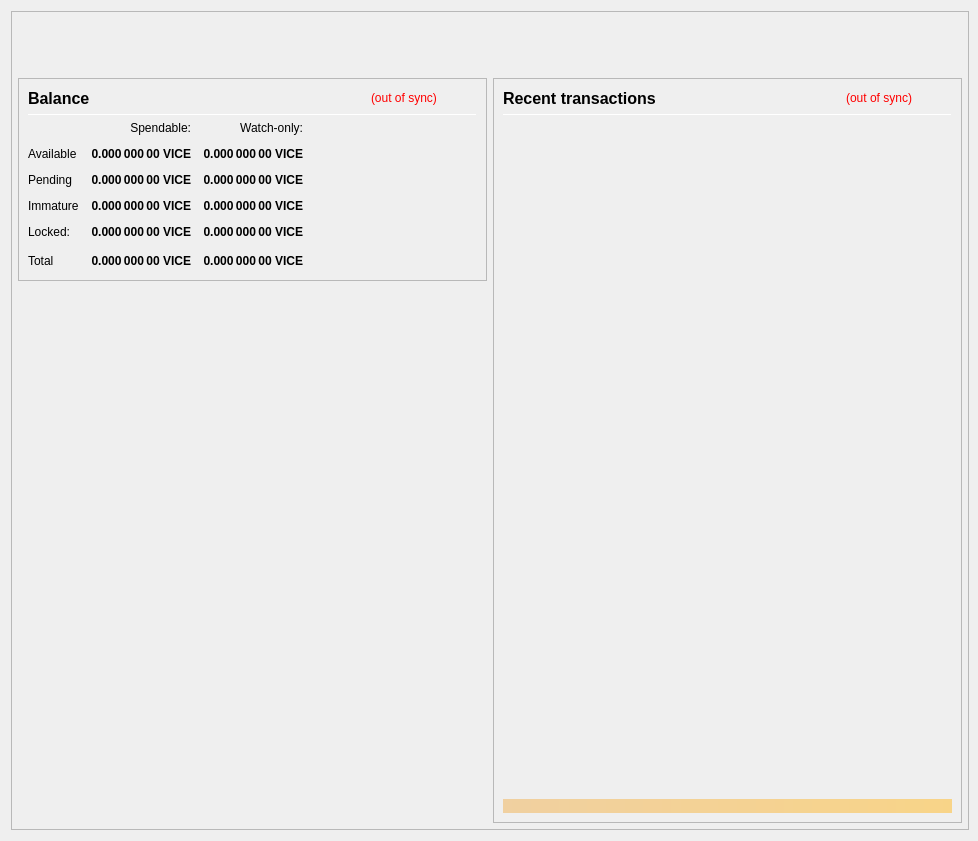
<?xml version="1.0" encoding="UTF-8"?>
<ui version="4.0">
 <class>OverviewPage</class>
 <widget class="QWidget" name="OverviewPage">
  <property name="geometry">
   <rect>
    <x>0</x>
    <y>0</y>
    <width>978</width>
    <height>841</height>
   </rect>
  </property>
  <property name="minimumSize">
   <size>
    <width>960</width>
    <height>682</height>
   </size>
  </property>
  <property name="font">
   <font>
    <weight>50</weight>
    <bold>false</bold>
   </font>
  </property>
  <property name="windowTitle">
   <string>Form</string>
  </property>
  <layout class="QVBoxLayout" name="topLayout" stretch="0">
   <property name="rightMargin">
    <number>9</number>
   </property>
   <item>
    <widget class="QFrame" name="frame_BG">
     <property name="minimumSize">
      <size>
       <width>850</width>
       <height>610</height>
      </size>
     </property>
     <property name="maximumSize">
      <size>
       <width>16777215</width>
       <height>16777215</height>
      </size>
     </property>
     <property name="frameShape">
      <enum>QFrame::StyledPanel</enum>
     </property>
     <property name="frameShadow">
      <enum>QFrame::Raised</enum>
     </property>
     <layout class="QVBoxLayout" name="verticalLayout_3" stretch="0">
      <property name="leftMargin">
       <number>0</number>
      </property>
      <property name="topMargin">
       <number>0</number>
      </property>
      <property name="rightMargin">
       <number>0</number>
      </property>
      <property name="bottomMargin">
       <number>6</number>
      </property>
      <item>
       <layout class="QVBoxLayout" name="verticalLayout_Master" stretch="0,1">
        <property name="leftMargin">
         <number>0</number>
        </property>
        <property name="topMargin">
         <number>0</number>
        </property>
        <property name="rightMargin">
         <number>0</number>
        </property>
        <property name="bottomMargin">
         <number>0</number>
        </property>
        <item>
         <widget class="QFrame" name="frame_Header">
          <layout class="QVBoxLayout" name="verticalLayout_Header" stretch="0">
           <property name="leftMargin">
            <number>0</number>
           </property>
           <property name="topMargin">
            <number>0</number>
           </property>
           <property name="rightMargin">
            <number>0</number>
           </property>
           <property name="bottomMargin">
            <number>0</number>
           </property>
           <item>
            <layout class="QHBoxLayout" name="horizontalLayout_Header" stretch="1,0">
             <property name="spacing">
              <number>6</number>
             </property>
             <item>
              <spacer name="horizontalSpacer_Header">
               <property name="orientation">
                <enum>Qt::Horizontal</enum>
               </property>
               <property name="sizeHint" stdset="0">
                <size>
                 <width>40</width>
                 <height>20</height>
                </size>
               </property>
              </spacer>
             </item>
             <item>
              <widget class="QLabel" name="labelOverviewHeaderRight">
               <property name="minimumSize">
                <size>
                 <width>464</width>
                 <height>60</height>
                </size>
               </property>
               <property name="maximumSize">
                <size>
                 <width>16777215</width>
                 <height>60</height>
                </size>
               </property>
               <property name="font">
                <font>
                 <pointsize>14</pointsize>
                </font>
               </property>
               <property name="text">
                <string/>
               </property>
               <property name="alignment">
                <set>Qt::AlignRight|Qt::AlignTrailing|Qt::AlignVCenter</set>
               </property>
              </widget>
             </item>
            </layout>
           </item>
          </layout>
         </widget>
        </item>
        <item>
         <widget class="QFrame" name="frame_Content">
          <layout class="QVBoxLayout" name="verticalLayout_Content">
           <property name="leftMargin">
            <number>6</number>
           </property>
           <property name="topMargin">
            <number>0</number>
           </property>
           <property name="rightMargin">
            <number>6</number>
           </property>
           <property name="bottomMargin">
            <number>0</number>
           </property>
           <item>
            <layout class="QHBoxLayout" name="horizontalLayout_Content" stretch="1,1">
             <property name="spacing">
              <number>6</number>
             </property>
             <item>
              <layout class="QVBoxLayout" name="verticalLayout_left" stretch="0,0">
               <item>
                <widget class="QFrame" name="frameBalances">
                 <property name="frameShape">
                  <enum>QFrame::StyledPanel</enum>
                 </property>
                 <property name="frameShadow">
                  <enum>QFrame::Raised</enum>
                 </property>
                 <layout class="QVBoxLayout" name="verticalLayout_4">
                  <item>
                   <layout class="QHBoxLayout" name="hlBalancesHeader" stretch="2,0,0">
                    <property name="spacing">
                     <number>6</number>
                    </property>
                    <item>
                     <widget class="QLabel" name="labelBalances">
                      <property name="minimumSize">
                       <size>
                        <width>0</width>
                        <height>0</height>
                       </size>
                      </property>
                      <property name="font">
                       <font>
                        <pointsize>12</pointsize>
                        <weight>75</weight>
                        <bold>true</bold>
                       </font>
                      </property>
                      <property name="text">
                       <string>Balance</string>
                      </property>
                     </widget>
                    </item>
                    <item>
                     <widget class="QLabel" name="labelWalletStatus">
                      <property name="cursor">
                       <cursorShape>WhatsThisCursor</cursorShape>
                      </property>
                      <property name="toolTip">
                       <string>The displayed information may be out of date. Your wallet automatically synchronizes with the Vice network after a connection is established, but this process has not completed yet.</string>
                      </property>
                      <property name="styleSheet">
                       <string notr="true">QLabel { color: red; }</string>
                      </property>
                      <property name="text">
                       <string notr="true">(out of sync)</string>
                      </property>
                      <property name="alignment">
                       <set>Qt::AlignLeading|Qt::AlignLeft|Qt::AlignVCenter</set>
                      </property>
                     </widget>
                    </item>
                    <item>
                     <spacer name="hsBalancesHeader">
                      <property name="orientation">
                       <enum>Qt::Horizontal</enum>
                      </property>
                      <property name="sizeHint" stdset="0">
                       <size>
                        <width>40</width>
                        <height>20</height>
                       </size>
                      </property>
                     </spacer>
                    </item>
                   </layout>
                  </item>
                  <item>
                   <widget class="Line" name="lineBalances">
                    <property name="minimumSize">
                     <size>
                      <width>0</width>
                      <height>1</height>
                     </size>
                    </property>
                    <property name="maximumSize">
                     <size>
                      <width>16777215</width>
                      <height>1</height>
                     </size>
                    </property>
                    <property name="orientation">
                     <enum>Qt::Horizontal</enum>
                    </property>
                   </widget>
                  </item>
                  <item>
                   <layout class="QGridLayout" name="gridLayout">
                    <property name="spacing">
                     <number>12</number>
                    </property>
                    <item row="0" column="1">
                     <widget class="QLabel" name="labelSpendable">
                      <property name="text">
                       <string>Spendable:</string>
                      </property>
                      <property name="alignment">
                       <set>Qt::AlignRight|Qt::AlignTrailing|Qt::AlignVCenter</set>
                      </property>
                     </widget>
                    </item>
                    <item row="0" column="2">
                     <widget class="QLabel" name="labelWatchonly">
                      <property name="text">
                       <string>Watch-only:</string>
                      </property>
                      <property name="alignment">
                       <set>Qt::AlignRight|Qt::AlignTrailing|Qt::AlignVCenter</set>
                      </property>
                     </widget>
                    </item>
                    <item row="1" column="0">
                     <widget class="QLabel" name="labelAvailableText">
                      <property name="text">
                       <string>Available</string>
                      </property>
                      <property name="textInteractionFlags">
                       <set>Qt::NoTextInteraction</set>
                      </property>
                     </widget>
                    </item>
                    <item row="1" column="1">
                     <widget class="QLabel" name="labelAvailable">
                      <property name="font">
                       <font>
                        <weight>75</weight>
                        <bold>true</bold>
                       </font>
                      </property>
                      <property name="cursor">
                       <cursorShape>ArrowCursor</cursorShape>
                      </property>
                      <property name="toolTip">
                       <string>Your current spendable balance</string>
                      </property>
                      <property name="text">
                       <string notr="true">0.000 000 00 VICE</string>
                      </property>
                      <property name="alignment">
                       <set>Qt::AlignRight|Qt::AlignTrailing|Qt::AlignVCenter</set>
                      </property>
                      <property name="textInteractionFlags">
                       <set>Qt::NoTextInteraction</set>
                      </property>
                     </widget>
                    </item>
                    <item row="1" column="2">
                     <widget class="QLabel" name="labelWatchAvailable">
                      <property name="font">
                       <font>
                        <weight>75</weight>
                        <bold>true</bold>
                       </font>
                      </property>
                      <property name="cursor">
                       <cursorShape>ArrowCursor</cursorShape>
                      </property>
                      <property name="toolTip">
                       <string>Your current balance in watch-only addresses</string>
                      </property>
                      <property name="text">
                       <string notr="true">0.000 000 00 VICE</string>
                      </property>
                      <property name="alignment">
                       <set>Qt::AlignRight|Qt::AlignTrailing|Qt::AlignVCenter</set>
                      </property>
                      <property name="textInteractionFlags">
                       <set>Qt::NoTextInteraction</set>
                      </property>
                     </widget>
                    </item>
                    <item row="2" column="0">
                     <widget class="QLabel" name="labelPendingText">
                      <property name="text">
                       <string>Pending</string>
                      </property>
                      <property name="textInteractionFlags">
                       <set>Qt::NoTextInteraction</set>
                      </property>
                     </widget>
                    </item>
                    <item row="2" column="1">
                     <widget class="QLabel" name="labelPending">
                      <property name="font">
                       <font>
                        <weight>75</weight>
                        <bold>true</bold>
                       </font>
                      </property>
                      <property name="cursor">
                       <cursorShape>ArrowCursor</cursorShape>
                      </property>
                      <property name="toolTip">
                       <string>Total of transactions that have yet to be confirmed, and do not yet count toward the spendable balance</string>
                      </property>
                      <property name="text">
                       <string notr="true">0.000 000 00 VICE</string>
                      </property>
                      <property name="alignment">
                       <set>Qt::AlignRight|Qt::AlignTrailing|Qt::AlignVCenter</set>
                      </property>
                      <property name="textInteractionFlags">
                       <set>Qt::NoTextInteraction</set>
                      </property>
                     </widget>
                    </item>
                    <item row="2" column="2">
                     <widget class="QLabel" name="labelWatchPending">
                      <property name="font">
                       <font>
                        <weight>75</weight>
                        <bold>true</bold>
                       </font>
                      </property>
                      <property name="cursor">
                       <cursorShape>ArrowCursor</cursorShape>
                      </property>
                      <property name="toolTip">
                       <string>Unconfirmed transactions to watch-only addresses</string>
                      </property>
                      <property name="text">
                       <string notr="true">0.000 000 00 VICE</string>
                      </property>
                      <property name="alignment">
                       <set>Qt::AlignRight|Qt::AlignTrailing|Qt::AlignVCenter</set>
                      </property>
                      <property name="textInteractionFlags">
                       <set>Qt::NoTextInteraction</set>
                      </property>
                     </widget>
                    </item>
                    <item row="3" column="0">
                     <widget class="QLabel" name="labelImmatureText">
                      <property name="text">
                       <string>Immature</string>
                      </property>
                      <property name="textInteractionFlags">
                       <set>Qt::NoTextInteraction</set>
                      </property>
                     </widget>
                    </item>
                    <item row="3" column="1">
                     <widget class="QLabel" name="labelImmature">
                      <property name="font">
                       <font>
                        <weight>75</weight>
                        <bold>true</bold>
                       </font>
                      </property>
                      <property name="cursor">
                       <cursorShape>ArrowCursor</cursorShape>
                      </property>
                      <property name="toolTip">
                       <string>Staked or masternode rewards that has not yet matured</string>
                      </property>
                      <property name="text">
                       <string notr="true">0.000 000 00 VICE</string>
                      </property>
                      <property name="alignment">
                       <set>Qt::AlignRight|Qt::AlignTrailing|Qt::AlignVCenter</set>
                      </property>
                      <property name="textInteractionFlags">
                       <set>Qt::NoTextInteraction</set>
                      </property>
                     </widget>
                    </item>
                    <item row="3" column="2">
                     <widget class="QLabel" name="labelWatchImmature">
                      <property name="font">
                       <font>
                        <weight>75</weight>
                        <bold>true</bold>
                       </font>
                      </property>
                      <property name="cursor">
                       <cursorShape>ArrowCursor</cursorShape>
                      </property>
                      <property name="toolTip">
                       <string>Staked or masternode rewards in watch-only addresses that has not yet matured</string>
                      </property>
                      <property name="text">
                       <string notr="true">0.000 000 00 VICE</string>
                      </property>
                      <property name="alignment">
                       <set>Qt::AlignRight|Qt::AlignTrailing|Qt::AlignVCenter</set>
                      </property>
                      <property name="textInteractionFlags">
                       <set>Qt::NoTextInteraction</set>
                      </property>
                     </widget>
                    </item>
                    <item row="4" column="0">
                     <widget class="QLabel" name="labelLockedText">
                      <property name="toolTip">
                       <string>Locked VICE or Masternode collaterals.</string>
                      </property>
                      <property name="text">
                       <string>Locked:</string>
                      </property>
                     </widget>
                    </item>
                    <item row="4" column="1">
                     <widget class="QLabel" name="labelLocked">
                      <property name="font">
                       <font>
                        <weight>75</weight>
                        <bold>true</bold>
                       </font>
                      </property>
                      <property name="cursor">
                       <cursorShape>ArrowCursor</cursorShape>
                      </property>
                      <property name="toolTip">
                       <string>Locked VICE or Masternode collaterals.</string>
                      </property>
                      <property name="text">
                       <string notr="true">0.000 000 00 VICE</string>
                      </property>
                      <property name="alignment">
                       <set>Qt::AlignRight|Qt::AlignTrailing|Qt::AlignVCenter</set>
                      </property>
                      <property name="textInteractionFlags">
                       <set>Qt::NoTextInteraction</set>
                      </property>
                     </widget>
                    </item>
                    <item row="4" column="2">
                     <widget class="QLabel" name="labelWatchLocked">
                      <property name="font">
                       <font>
                        <weight>75</weight>
                        <bold>true</bold>
                       </font>
                      </property>
                      <property name="cursor">
                       <cursorShape>ArrowCursor</cursorShape>
                      </property>
                      <property name="toolTip">
                       <string>Current locked balance in watch-only addresses</string>
                      </property>
                      <property name="text">
                       <string notr="true">0.000 000 00 VICE</string>
                      </property>
                      <property name="alignment">
                       <set>Qt::AlignRight|Qt::AlignTrailing|Qt::AlignVCenter</set>
                      </property>
                      <property name="textInteractionFlags">
                       <set>Qt::NoTextInteraction</set>
                      </property>
                     </widget>
                    </item>
                    <item row="5" column="0">
                     <widget class="QLabel" name="labelTotalText">
                      <property name="text">
                       <string>Total</string>
                      </property>
                      <property name="textInteractionFlags">
                       <set>Qt::NoTextInteraction</set>
                      </property>
                     </widget>
                    </item>
                    <item row="5" column="1">
                     <widget class="QLabel" name="labelTotal">
                      <property name="font">
                       <font>
                        <weight>75</weight>
                        <bold>true</bold>
                       </font>
                      </property>
                      <property name="cursor">
                       <cursorShape>ArrowCursor</cursorShape>
                      </property>
                      <property name="toolTip">
                       <string>Your current total balance</string>
                      </property>
                      <property name="text">
                       <string notr="true">0.000 000 00 VICE</string>
                      </property>
                      <property name="alignment">
                       <set>Qt::AlignRight|Qt::AlignTrailing|Qt::AlignVCenter</set>
                      </property>
                      <property name="textInteractionFlags">
                       <set>Qt::NoTextInteraction</set>
                      </property>
                     </widget>
                    </item>
                    <item row="5" column="2">
                     <widget class="QLabel" name="labelWatchTotal">
                      <property name="font">
                       <font>
                        <weight>75</weight>
                        <bold>true</bold>
                       </font>
                      </property>
                      <property name="cursor">
                       <cursorShape>ArrowCursor</cursorShape>
                      </property>
                      <property name="toolTip">
                       <string>Current total balance in watch-only addresses</string>
                      </property>
                      <property name="text">
                       <string notr="true">0.000 000 00 VICE</string>
                      </property>
                      <property name="alignment">
                       <set>Qt::AlignRight|Qt::AlignTrailing|Qt::AlignVCenter</set>
                      </property>
                      <property name="textInteractionFlags">
                       <set>Qt::NoTextInteraction</set>
                      </property>
                     </widget>
                    </item>
                    <item row="5" column="3">
                     <spacer name="hsBalances">
                      <property name="orientation">
                       <enum>Qt::Horizontal</enum>
                      </property>
                      <property name="sizeHint" stdset="0">
                       <size>
                        <width>40</width>
                        <height>20</height>
                       </size>
                      </property>
                     </spacer>
                    </item>
                   </layout>
                  </item>
                 </layout>
                </widget>
               </item>
               <item>
                <spacer name="verticalSpacer">
                 <property name="orientation">
                  <enum>Qt::Vertical</enum>
                 </property>
                 <property name="sizeHint" stdset="0">
                  <size>
                   <width>20</width>
                   <height>40</height>
                  </size>
                 </property>
                </spacer>
               </item>
              </layout>
             </item>
             <item>
              <layout class="QVBoxLayout" name="verticalLayout_right" stretch="1">
               <item>
                <widget class="QFrame" name="frame_RecentTransactions">
                 <property name="minimumSize">
                  <size>
                   <width>0</width>
                   <height>0</height>
                  </size>
                 </property>
                 <property name="frameShape">
                  <enum>QFrame::StyledPanel</enum>
                 </property>
                 <property name="frameShadow">
                  <enum>QFrame::Raised</enum>
                 </property>
                 <layout class="QVBoxLayout" name="verticalLayout_1" stretch="0,0,0,0,0">
                  <item>
                   <layout class="QHBoxLayout" name="horizontalLayout_2" stretch="2,0,0">
                    <property name="spacing">
                     <number>3</number>
                    </property>
                    <item>
                     <widget class="QLabel" name="labelRecentTransactions">
                      <property name="minimumSize">
                       <size>
                        <width>0</width>
                        <height>20</height>
                       </size>
                      </property>
                      <property name="font">
                       <font>
                        <pointsize>12</pointsize>
                        <weight>75</weight>
                        <bold>true</bold>
                       </font>
                      </property>
                      <property name="text">
                       <string>Recent transactions</string>
                      </property>
                     </widget>
                    </item>
                    <item>
                     <widget class="QLabel" name="labelTransactionsStatus">
                      <property name="cursor">
                       <cursorShape>WhatsThisCursor</cursorShape>
                      </property>
                      <property name="toolTip">
                       <string>The displayed information may be out of date. Your wallet automatically synchronizes with the Vice network after a connection is established, but this process has not completed yet.</string>
                      </property>
                      <property name="styleSheet">
                       <string notr="true">QLabel { color: red; }</string>
                      </property>
                      <property name="text">
                       <string notr="true">(out of sync)</string>
                      </property>
                      <property name="alignment">
                       <set>Qt::AlignRight|Qt::AlignTrailing|Qt::AlignVCenter</set>
                      </property>
                     </widget>
                    </item>
                    <item>
                     <spacer name="horizontalSpacer">
                      <property name="orientation">
                       <enum>Qt::Horizontal</enum>
                      </property>
                      <property name="sizeHint" stdset="0">
                       <size>
                        <width>40</width>
                        <height>20</height>
                       </size>
                      </property>
                     </spacer>
                    </item>
                   </layout>
                  </item>
                  <item>
                   <widget class="Line" name="line">
                    <property name="minimumSize">
                     <size>
                      <width>0</width>
                      <height>1</height>
                     </size>
                    </property>
                    <property name="maximumSize">
                     <size>
                      <width>16777215</width>
                      <height>1</height>
                     </size>
                    </property>
                    <property name="orientation">
                     <enum>Qt::Horizontal</enum>
                    </property>
                   </widget>
                  </item>
                  <item>
                   <widget class="QListView" name="listTransactions">
                    <property name="minimumSize">
                     <size>
                      <width>0</width>
                      <height>0</height>
                     </size>
                    </property>
                    <property name="styleSheet">
                     <string notr="true">QListView { background: transparent; }</string>
                    </property>
                    <property name="frameShape">
                     <enum>QFrame::NoFrame</enum>
                    </property>
                    <property name="verticalScrollBarPolicy">
                     <enum>Qt::ScrollBarAlwaysOff</enum>
                    </property>
                    <property name="horizontalScrollBarPolicy">
                     <enum>Qt::ScrollBarAlwaysOff</enum>
                    </property>
                    <property name="selectionMode">
                     <enum>QAbstractItemView::NoSelection</enum>
                    </property>
                   </widget>
                  </item>
                  <item>
                   <spacer name="verticalSpacer_2">
                    <property name="orientation">
                     <enum>Qt::Vertical</enum>
                    </property>
                    <property name="sizeType">
                     <enum>QSizePolicy::Expanding</enum>
                    </property>
                    <property name="sizeHint" stdset="0">
                     <size>
                      <width>20</width>
                      <height>40</height>
                     </size>
                    </property>
                   </spacer>
                  </item>
                  <item>
                   <widget class="QLabel" name="labelAlerts">
                    <property name="maximumSize">
                     <size>
                      <width>16777215</width>
                      <height>16777215</height>
                     </size>
                    </property>
                    <property name="styleSheet">
                     <string notr="true">background-color: qlineargradient(x1: 0, y1: 0, x2: 1, y2: 0, stop:0 #F0D0A0, stop:1 #F8D488); color:#000000;</string>
                    </property>
                    <property name="text">
                     <string/>
                    </property>
                    <property name="wordWrap">
                     <bool>true</bool>
                    </property>
                    <property name="margin">
                     <number>3</number>
                    </property>
                   </widget>
                  </item>
                 </layout>
                </widget>
               </item>
              </layout>
             </item>
            </layout>
           </item>
          </layout>
         </widget>
        </item>
       </layout>
      </item>
     </layout>
    </widget>
   </item>
  </layout>
 </widget>
 <resources/>
 <connections/>
</ui>
